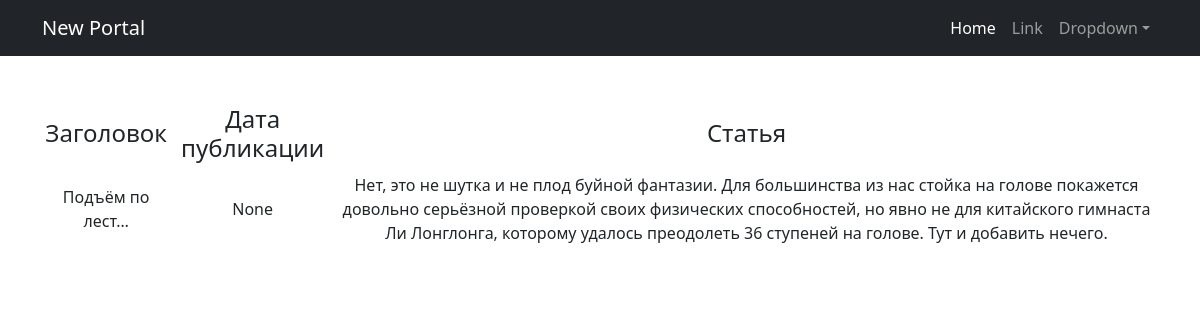
Page /posts/3 on the committed database.
### news/models.py (models this page shows, shortened)
class Post(models.Model):
    article = 'AR'
    news = 'NW'
    POST_TYPES = [
        (article, 'статья'),
        (news, 'новость'),
    ]
    author = models.ForeignKey(Author, on_delete = models.CASCADE)
    choice = models.CharField(choices = POST_TYPES, max_length = 2)
    time_post = models.DateTimeField(auto_now_add = True)
    category = models.ManyToManyField(Category, through = 'PostCategory', related_name = 'posts')
    header = models.CharField(max_length = 255)
    text = models.TextField()
    rating_post = models.IntegerField(default = 0)

### news/views.py (the view)
# urls.py: path('<int:pk>', PostDetail.as_view(), name='post_detail'),
class PostDetail(DetailView):
    model = Post
    template_name = 'post.html'
    context_object_name = 'post'

### templates/post.html (shortened to what this page needs)
{% extends 'flatpages/default.html' %}
{% block content %}
        <table>
            <tr>
                <td><h4>Заголовок</h4></td>
                <td><h4>Дата публикации</h4></td>
                <td><h4>Статья</h4></td>
                <td>{{ post.header|truncatechars:15 }}</td>
                <td>{{ post.time_post }}</td>
                <td>{{ post.text }}</td>
            </tr>
        </table>
{% endblock content %}

### rows in the picture
Post: header "Подъём по лест…", time_post "None", text "Нет, это не шутка и не плод буйной фантазии. Для большинства из нас стойка на голове покажется довольно серьёзной проверкой своих физических способностей, но явно не для китайского гимнаста Ли Лонглонга, которому удалось преодолеть 36 ступеней на голове. Тут и добавить нечего."
